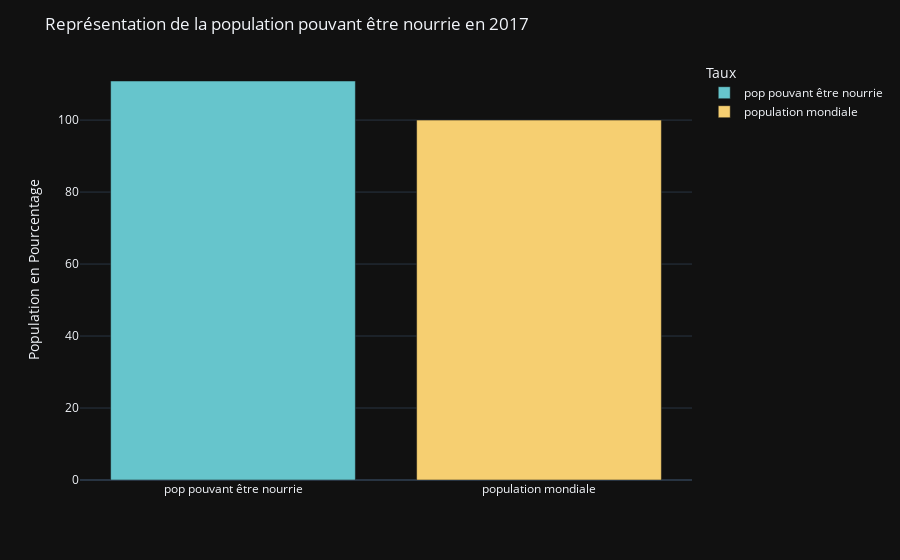

Notebook code for this chart:
### Code cell
# Données pour le graphique
names = ['pop pouvant être nourrie', 'population mondiale']
values = [pourcentage_total, 100]

# Création du DataFrame
data = {'Taux': names, 'Values': values}

# Création de la figure avec Plotly Express
fig = px.bar(data, x='Taux', y='Values', color='Taux', color_discrete_sequence=px.colors.qualitative.Pastel)

# Personnalisation de la mise en page
fig.update_layout(
    template='plotly_dark',
    title='Représentation de la population pouvant être nourrie en 2017',
    xaxis_title='',
    yaxis_title='Population en Pourcentage')

# Affichage de la légende
fig.update_traces(showlegend=True)
# Afficher l'image dynamique
fig.show()
# Redimensionner l'image 
fig.update_layout(width=1240)
# Enregistrer en tant qu'image
fig.write_image("figure/2.png")
# Afficher l'image sur le depot Github
display(Image(filename="figure/2.png"))

### Figure 1 — Plotly figure (JSON) as saved in the notebook; plotly's stock layout.template omitted (floating-point values rounded to 4 significant figures)
{"data": [{"alignmentgroup": "True", "hovertemplate": "Taux=%{x}<br>Values=%{y}<extra></extra>", "legendgroup": "pop pouvant être nourrie", "marker": {"color": "rgb(102, 197, 204)", "pattern": {"shape": ""}}, "name": "pop pouvant être nourrie", "offsetgroup": "pop pouvant être nourrie", "orientation": "v", "showlegend": true, "textposition": "auto", "type": "bar", "x": ["pop pouvant être nourrie"], "xaxis": "x", "y": [110.9], "yaxis": "y"}, {"alignmentgroup": "True", "hovertemplate": "Taux=%{x}<br>Values=%{y}<extra></extra>", "legendgroup": "population mondiale", "marker": {"color": "rgb(246, 207, 113)", "pattern": {"shape": ""}}, "name": "population mondiale", "offsetgroup": "population mondiale", "orientation": "v", "showlegend": true, "textposition": "auto", "type": "bar", "x": ["population mondiale"], "xaxis": "x", "y": [100], "yaxis": "y"}], "layout": {"barmode": "relative", "legend": {"title": {"text": "Taux"}, "tracegroupgap": 0}, "margin": {"t": 60}, "title": {"text": "Représentation de la population pouvant être nourrie en 2017"}, "xaxis": {"anchor": "y", "categoryarray": ["pop pouvant être nourrie", "population mondiale"], "categoryorder": "array", "domain": [0, 1], "title": {"text": ""}}, "yaxis": {"anchor": "x", "domain": [0, 1], "title": {"text": "Population en Pourcentage"}}}}
